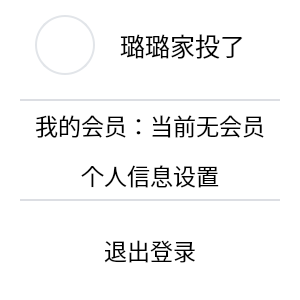
<?xml version="1.0" encoding="UTF-8"?>
<ui version="4.0">
 <class>UserInfo</class>
 <widget class="QWidget" name="UserInfo">
  <property name="geometry">
   <rect>
    <x>0</x>
    <y>0</y>
    <width>300</width>
    <height>300</height>
   </rect>
  </property>
  <property name="windowTitle">
   <string>Form</string>
  </property>
  <property name="styleSheet">
   <string notr="true">border: none;</string>
  </property>
  <widget class="QWidget" name="widget" native="true">
   <property name="geometry">
    <rect>
     <x>0</x>
     <y>0</y>
     <width>300</width>
     <height>300</height>
    </rect>
   </property>
   <property name="styleSheet">
    <string notr="true">background-color: rgb(255, 255, 255);</string>
   </property>
   <widget class="QWidget" name="BottomWidget" native="true">
    <property name="geometry">
     <rect>
      <x>0</x>
      <y>200</y>
      <width>300</width>
      <height>100</height>
     </rect>
    </property>
    <widget class="QPushButton" name="LogOut">
     <property name="geometry">
      <rect>
       <x>0</x>
       <y>-1</y>
       <width>300</width>
       <height>101</height>
      </rect>
     </property>
     <property name="font">
      <font>
       <pointsize>-1</pointsize>
      </font>
     </property>
     <property name="cursor">
      <cursorShape>PointingHandCursor</cursorShape>
     </property>
     <property name="styleSheet">
      <string notr="true">QPushButton {
    font-size: 23px;
	border: none;
     background-color: rgb(255, 255, 255);
    }
QPushButton:hover {
    background-color: rgb(242, 243, 244);
    }</string>
     </property>
     <property name="text">
      <string>退出登录</string>
     </property>
    </widget>
   </widget>
   <widget class="QWidget" name="CenterWidget" native="true">
    <property name="geometry">
     <rect>
      <x>0</x>
      <y>100</y>
      <width>300</width>
      <height>100</height>
     </rect>
    </property>
    <property name="styleSheet">
     <string notr="true"/>
    </property>
    <widget class="QPushButton" name="Personal_Information_Settings">
     <property name="geometry">
      <rect>
       <x>0</x>
       <y>50</y>
       <width>300</width>
       <height>50</height>
      </rect>
     </property>
     <property name="font">
      <font>
       <pointsize>-1</pointsize>
      </font>
     </property>
     <property name="cursor">
      <cursorShape>PointingHandCursor</cursorShape>
     </property>
     <property name="styleSheet">
      <string notr="true">QPushButton {
    font-size: 23px;
	border: none;
     background-color: rgb(255, 255, 255);
    }
QPushButton:hover {
    background-color: rgb(242, 243, 244);
    }</string>
     </property>
     <property name="text">
      <string>个人信息设置</string>
     </property>
    </widget>
    <widget class="QPushButton" name="MyMembers">
     <property name="geometry">
      <rect>
       <x>0</x>
       <y>0</y>
       <width>300</width>
       <height>50</height>
      </rect>
     </property>
     <property name="font">
      <font>
       <pointsize>-1</pointsize>
      </font>
     </property>
     <property name="cursor">
      <cursorShape>PointingHandCursor</cursorShape>
     </property>
     <property name="styleSheet">
      <string notr="true">QPushButton {
    font-size: 23px;
	border: none;
     background-color: rgb(255, 255, 255);
    }
QPushButton:hover {
    background-color: rgb(242, 243, 244);
    }</string>
     </property>
     <property name="text">
      <string>我的会员：当前无会员</string>
     </property>
    </widget>
   </widget>
   <widget class="QWidget" name="TopWidget" native="true">
    <property name="geometry">
     <rect>
      <x>0</x>
      <y>0</y>
      <width>300</width>
      <height>100</height>
     </rect>
    </property>
    <widget class="QLabel" name="label">
     <property name="geometry">
      <rect>
       <x>120</x>
       <y>20</y>
       <width>161</width>
       <height>50</height>
      </rect>
     </property>
     <property name="font">
      <font>
       <pointsize>-1</pointsize>
      </font>
     </property>
     <property name="styleSheet">
      <string notr="true">font-size: 25px;</string>
     </property>
     <property name="text">
      <string>璐璐家投了</string>
     </property>
    </widget>
    <widget class="QPushButton" name="Profile_Picture">
     <property name="geometry">
      <rect>
       <x>35</x>
       <y>15</y>
       <width>60</width>
       <height>60</height>
      </rect>
     </property>
     <property name="cursor">
      <cursorShape>PointingHandCursor</cursorShape>
     </property>
     <property name="styleSheet">
      <string notr="true">border: 2px solid rgb(226, 229, 233);
border-radius: 30px;</string>
     </property>
     <property name="text">
      <string/>
     </property>
    </widget>
   </widget>
   <widget class="Line" name="line_3">
    <property name="geometry">
     <rect>
      <x>20</x>
      <y>199</y>
      <width>260</width>
      <height>2</height>
     </rect>
    </property>
    <property name="styleSheet">
     <string notr="true">border:  none;
background-color: rgba(184, 189, 198, 0.5);</string>
    </property>
    <property name="orientation">
     <enum>Qt::Horizontal</enum>
    </property>
   </widget>
   <widget class="Line" name="line_2">
    <property name="geometry">
     <rect>
      <x>20</x>
      <y>99</y>
      <width>260</width>
      <height>2</height>
     </rect>
    </property>
    <property name="styleSheet">
     <string notr="true">border:  none;
background-color: rgba(184, 189, 198, 0.5);</string>
    </property>
    <property name="orientation">
     <enum>Qt::Horizontal</enum>
    </property>
   </widget>
  </widget>
 </widget>
 <resources/>
 <connections/>
</ui>
